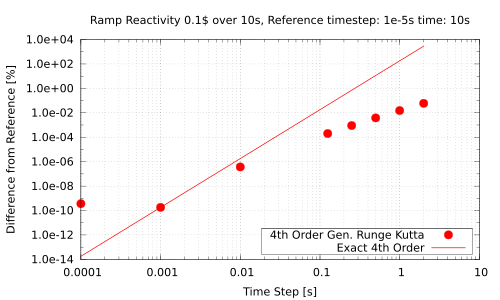

This figure's gnuplot source:
set terminal pdf dashed
set output 'order.pdf'
set key bottom right
set key box linestyle 1 linecolor rgb 'black'
set key width -3.0
set log x
set log y
set format y '%7.1e'
set mxtics 10
set grid x y mxtics
set xlabel 'Time Step [s]'
set ylabel 'Difference from Reference [%]'
set title 'Ramp Reactivity 0.1$ over 10s, Reference timestep: 1e-5s time: 10s'
plot '-' using 1:2 with points pointtype 7 pointsize 1 linecolor rgb 'red'  title '4th Order Gen. Runge Kutta', \
     '-' using 1:2 with lines linetype 1 linewidth 2 linecolor rgb 'red' title 'Exact 4th Order'
2 5.920295e-02
1 1.528475e-02
5.000000e-01 3.793634e-03
2.500000e-01 9.011907e-04
1.250000e-01 2.016295e-04
1.000000e-02 3.688790e-07
1.000000e-03 1.807917e-10
1.000000e-04 3.636363e-10
e
2 2.892666e+03
1 1.807917e+02
5.000000e-01 1.129948e+01
2.500000e-01 7.062174e-01
1.250000e-01 4.413859e-02
1.000000e-02 1.807917e-06
1.000000e-03 1.807917e-10
1.000000e-04 1.807917e-14
e
